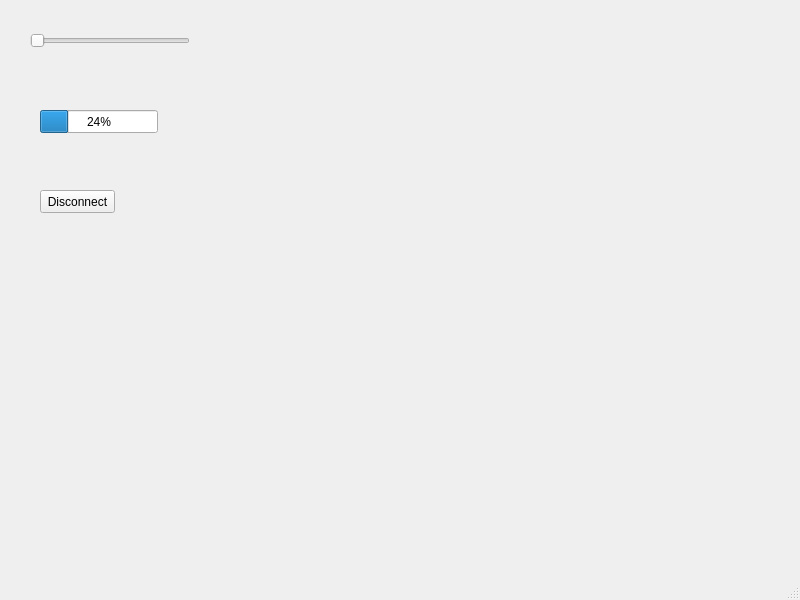
<?xml version="1.0" encoding="UTF-8"?>
<ui version="4.0">
 <class>MainWindow</class>
 <widget class="QMainWindow" name="MainWindow">
  <property name="geometry">
   <rect>
    <x>0</x>
    <y>0</y>
    <width>800</width>
    <height>600</height>
   </rect>
  </property>
  <property name="windowTitle">
   <string>MainWindow</string>
  </property>
  <widget class="QWidget" name="centralwidget">
   <widget class="QProgressBar" name="progressBar">
    <property name="geometry">
     <rect>
      <x>40</x>
      <y>110</y>
      <width>118</width>
      <height>23</height>
     </rect>
    </property>
    <property name="value">
     <number>24</number>
    </property>
   </widget>
   <widget class="QSlider" name="horizontalSlider">
    <property name="geometry">
     <rect>
      <x>30</x>
      <y>30</y>
      <width>160</width>
      <height>22</height>
     </rect>
    </property>
    <property name="orientation">
     <enum>Qt::Horizontal</enum>
    </property>
   </widget>
   <widget class="QPushButton" name="pushButton">
    <property name="geometry">
     <rect>
      <x>40</x>
      <y>190</y>
      <width>75</width>
      <height>23</height>
     </rect>
    </property>
    <property name="text">
     <string>Disconnect</string>
    </property>
   </widget>
  </widget>
  <widget class="QMenuBar" name="menubar">
   <property name="geometry">
    <rect>
     <x>0</x>
     <y>0</y>
     <width>800</width>
     <height>21</height>
    </rect>
   </property>
  </widget>
  <widget class="QStatusBar" name="statusbar"/>
 </widget>
 <resources/>
 <connections/>
</ui>
